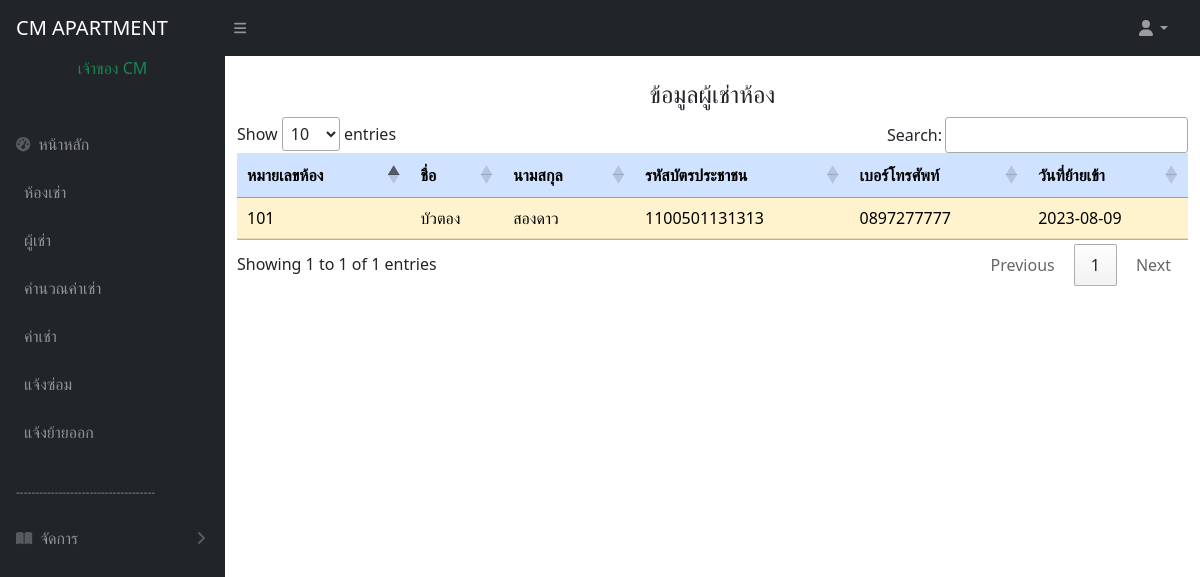
/tenent-list.php (signed in), run on an earlier commit of the app's database.
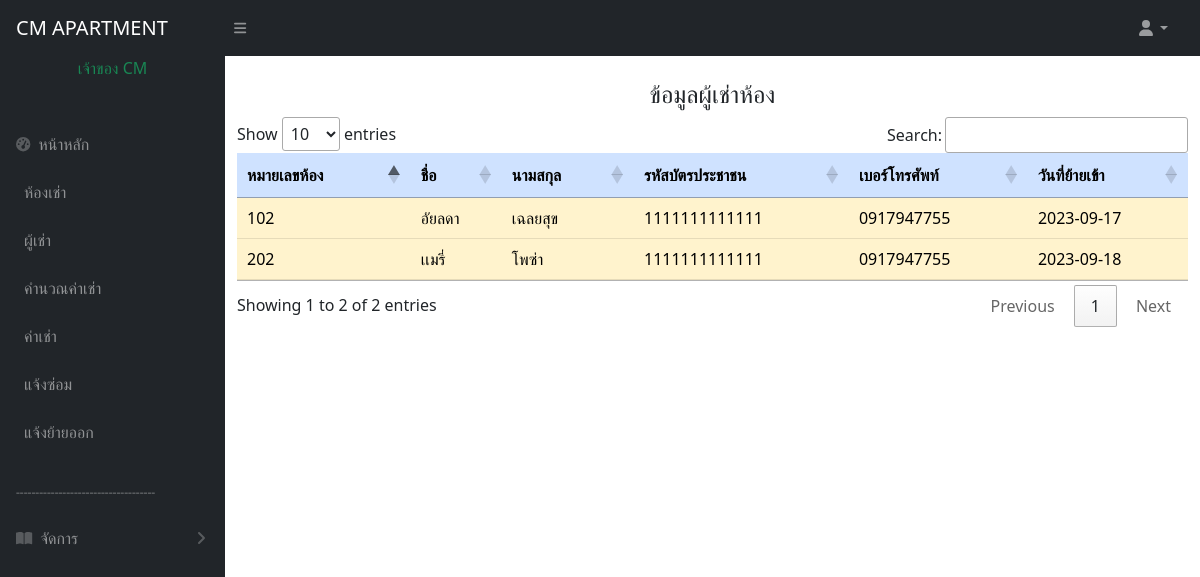
And on a later commit of the database.
### tables this page shows
CREATE TABLE `tenent` (
  `id` int(11) NOT NULL COMMENT 'ลำดับผู้เช่า',
  `name` text DEFAULT NULL COMMENT 'ชื่อ',
  `lastname` text DEFAULT NULL COMMENT 'นามสกุล',
  `id_card` varchar(500) DEFAULT NULL COMMENT 'เลขบัตรประชาชน',
  `age` int(10) DEFAULT NULL,
  `cunty` text DEFAULT NULL,
  `address` varchar(500) DEFAULT NULL,
  `tel` varchar(500) DEFAULT NULL COMMENT 'เบอร์โทร',
  `pic_idcard` varchar(500) DEFAULT NULL COMMENT 'รูปบัตรปชช.',
  `pic_rent` varchar(500) DEFAULT NULL COMMENT 'รูปสัญญาเช่า',
  `id_room` int(11) DEFAULT NULL COMMENT 'หมายเลขห้อง',
  `date_in` date DEFAULT NULL COMMENT 'วันที่เข้า'
);

CREATE TABLE `room` (
  `id_room` int(11) NOT NULL,
  `floor` int(11) NOT NULL,
  `water` double NOT NULL,
  `elec` double NOT NULL,
  `crash` varchar(50) NOT NULL,
  `status` int(11) NOT NULL,
  `water_no` int(11) NOT NULL DEFAULT 0,
  `electric_no` int(11) NOT NULL DEFAULT 0
);

### tenent-list.php (the view, shortened to what this page needs)
<!doctype html>
<html lang="en">
<head>
  <link href="https://cdn.jsdelivr.net/npm/simple-datatables@7.1.2/dist/style.min.css" rel="stylesheet" />
  <link href="css/styles.css" rel="stylesheet" />
  <link rel="stylesheet" href="https://cdn.datatables.net/1.11.5/css/jquery.dataTables.min.css">
</head>
<body class="sb-nav-fixed" style="background-color: #ffffff;">
  <?php include 'menu.php'; ?>
  <div id="layoutSidenav_content">
    <main>
      <div class="container-md">
        <br>
        <div class="" role="alert">
          <h4>
            <center>ข้อมูลผู้เช่าห้อง
          </h4>
        </div>
        <table id="employeeTable" class="table table-primary" style="width:100%">
          <thead>
            <tr>
              <th>หมายเลขห้อง</th>
              <th>ชื่อ</th>
              <th>นามสกุล</th>
              <th>รหัสบัตรประชาชน</th>
              <th>เบอร์โทรศัพท์</th>
              <th>วันที่ย้ายเข้า</th>
            </tr>
          </thead>
          <tbody>
            <?php
            include 'condb.php';
            $sql = "SELECT * FROM `tenent` inner join room on room.id_room=tenent.id_room and room.status=1";
            $result = $conn->query($sql);
            if ($result->num_rows > 0) {
              while ($row = $result->fetch_assoc()) {
                echo "<tr class=\"table-warning\">";
                echo "<td>{$row['id_room']}</td>";
                echo "<td>{$row['name']}</td>";
                echo "<td>{$row['lastname']}</td>";
                echo "<td>{$row['id_card']}</td>";
                echo "<td>{$row['tel']}</td>";
                echo "<td>{$row['date_in']}</td>";
                echo "</tr>";
              }
            }
            ?>
          </tbody>
        </table>
      </div>
  </div>
  </div>
</body>
</html>

What changed in the data, as far as the page shows it:
removed tenent: id_room.id_room "101", name "บัวตอง", lastname "สองดาว", id_card "1100501131313", tel "0897277777", date_in "2023-08-09"
added tenent: id_room.id_room "102", name "อัยลดา", lastname "เฉลยสุข", id_card "1111111111111", tel "0917947755", date_in "2023-09-17"
added tenent: id_room.id_room "202", name "เเมรี่", lastname "โพซ่า", id_card "1111111111111", tel "0917947755", date_in "2023-09-18"
Also different on the page:
text written by a page script: "Show entries Search: Showing 1 to 1 of 1 entries Previous 1 Next" → "Show entries Search: Showing 1 to 2 of 2 entries Previous 1 Next"
